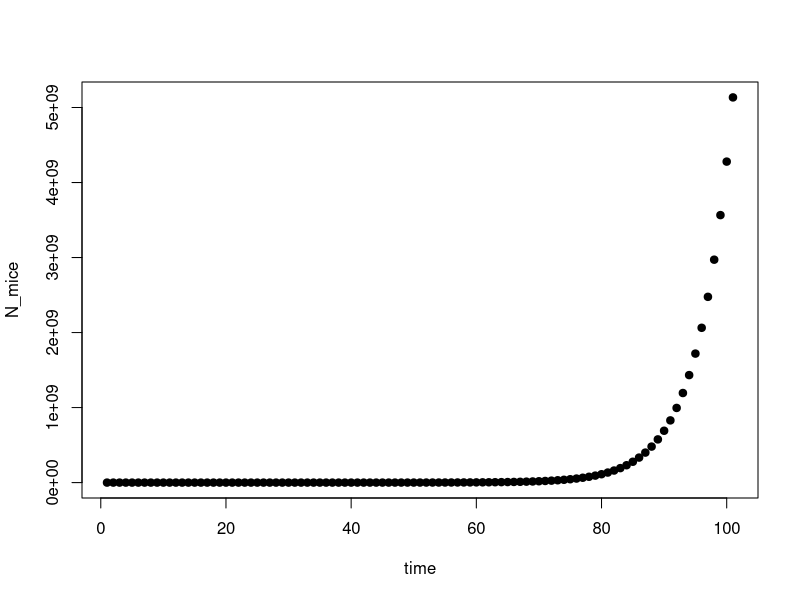
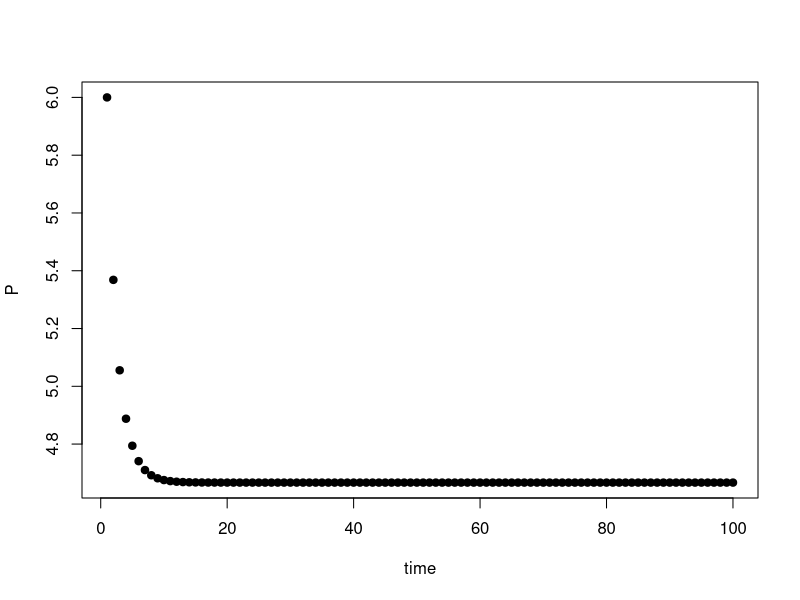
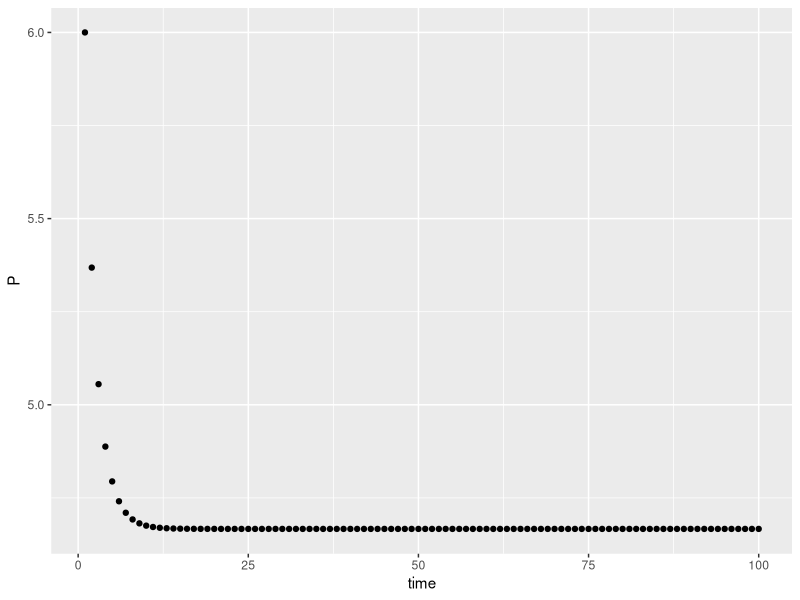
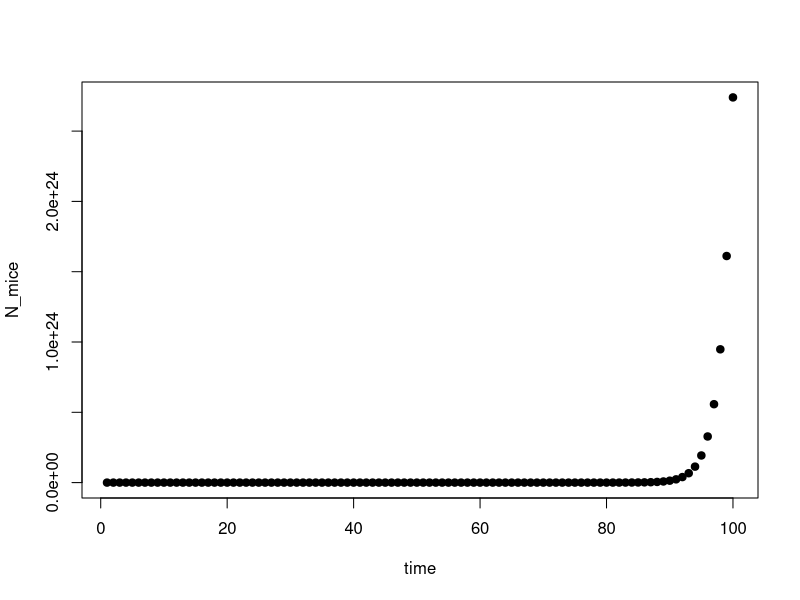
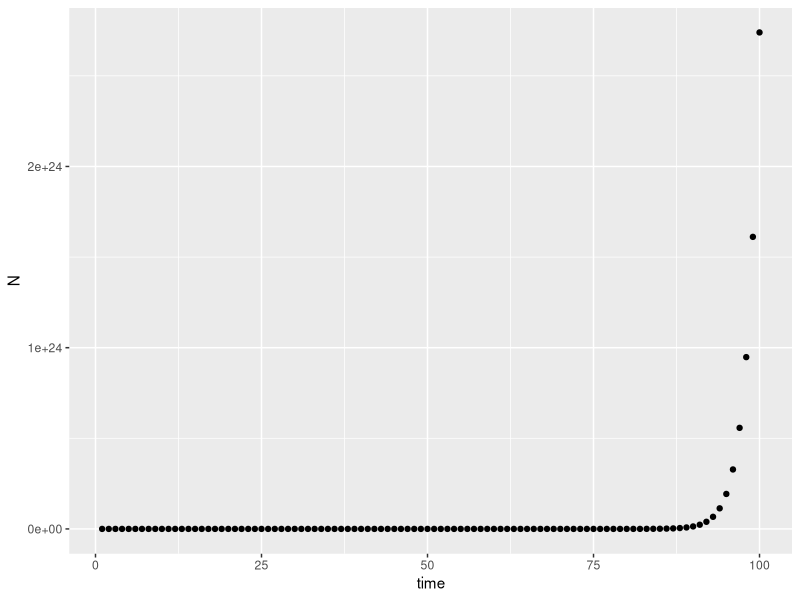
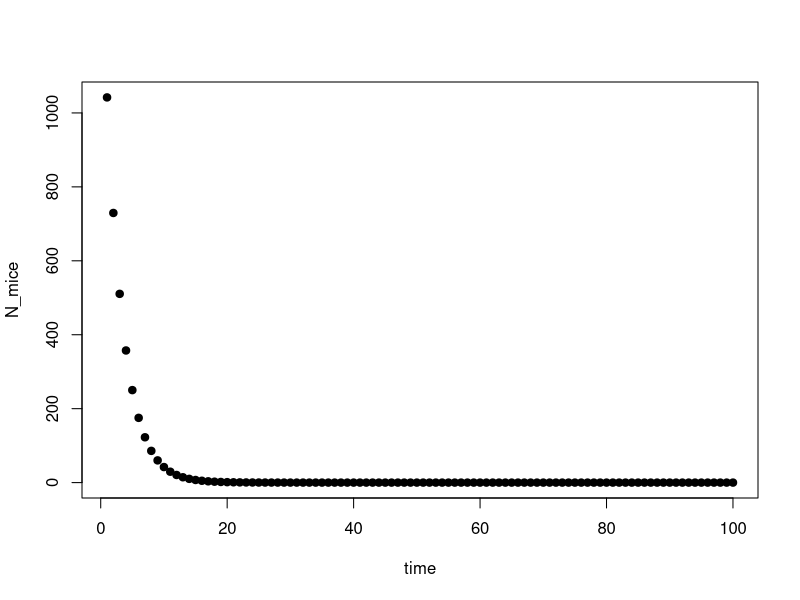
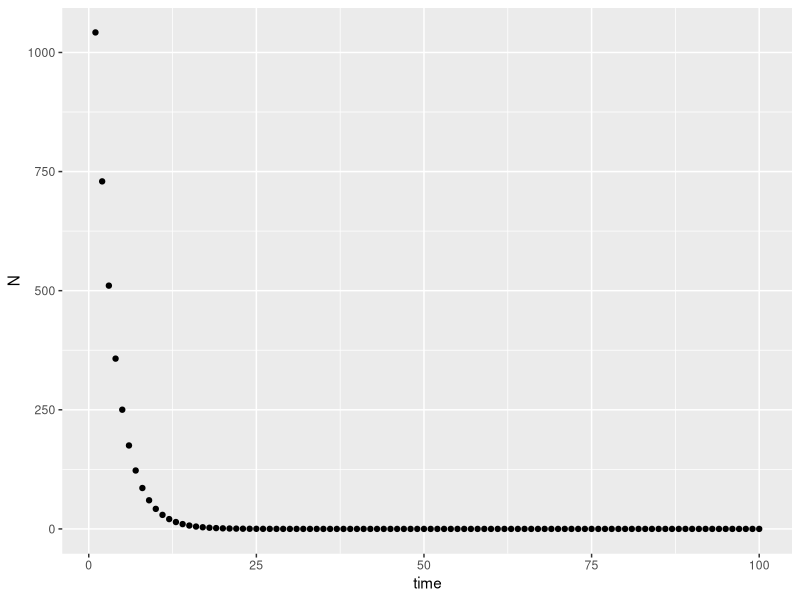
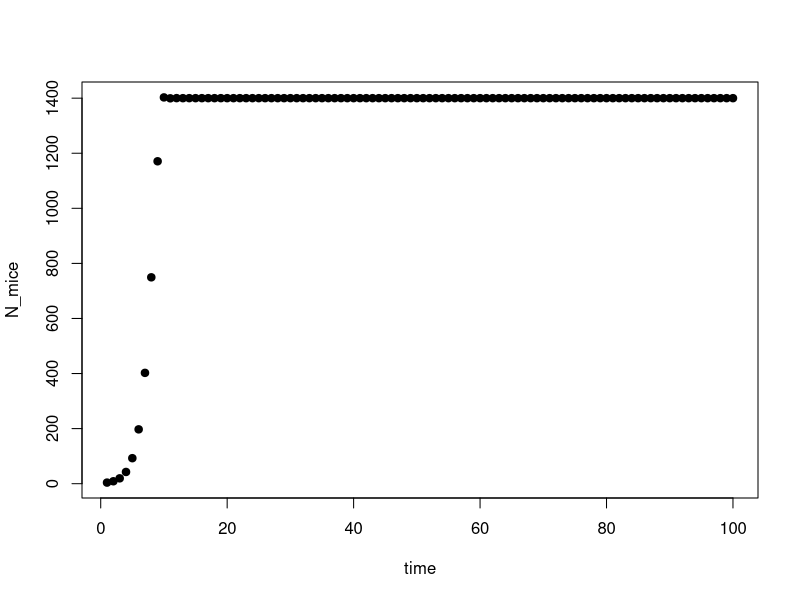

These charts were generated, in order, by the following R code:
## ---- chunk 1
knitr::opts_chunk$set(echo = TRUE)
library(ggplot2)
library(deSolve)
## ---- chunk 2
my_fun <- function(x,y){
  z <- x+y
  return(z)
}
my_fun(17,3)
## ---- chunk 3
my_fun(25,9)
## ---- chunk 4
times_seven <- function(x){
  z <- x*7
  return(z)
}
times_seven(17)
## ---- chunk 5
# note how the loop changes the value of the variable x for each iteration of the loop: first x=1 and 'print(x)' is executed. Then x=2, then x=3, and so on.
for (x in 1:5) {
    print(x)
}
## ---- chunk 6
for(i in 1:5){
  z <- i + 6
  print(z)
}
## ---- chunk 7
a <- rep(NA,5)
for(i in 1:5){
  a[i] <- i
}
a
## ---- chunk 8
b <- c("I","love","R")
for(i in 1:length(b)){
  print(b[i])
}
## ---- chunk 9
v <- c(1.6,3,8)
for(i in 1:length(v)){
  m <- 2.65 * v[i] ^ 0.9
  print(m)
}
## ---- chunk 10
## Step 1. Write values for the parameters in the model (and initial values of state variables)
# d - the *fraction* of mice in yard eaten by cat / day --> 0-1
d <- .7
# b - the *number* of mice born per mouse / day --> N (0-infinity)
b <- 3
# m - the *number* of mice arriving in the yard per day --> N (0-infinity)
m <- 4
# N0 - the initial number of mice in the yard when we begin the survey
Nt <- 42

## Step 2. Write a function that will calculate values of number of mice from one time step to the next.
mice <- function(Nt,d,b,m){
  Nt1 <- (1+b)*(1-d)*Nt + m
  return(Nt1)
}

## Step 3. Call the function
#mice(Nt,d,b,m)

## Step 4. Follow the mice population size over some time intervals
# N - a variable where we record the population size over time
N <- Nt

for(i in 1:100){
  Nt1 <- mice(Nt,d,b,m)
  N <- c(N,Nt1)
  Nt <- Nt1
}

#N
#plot(N)
plot(N,xlab="time",ylab="N_mice",pch=19,col="black")
dat <- as.data.frame(N)
dat$time <- as.numeric(rownames(dat))
#library(ggplot2)
#ggplot2::ggplot(dat,aes(time,N)) + geom_point()
## ---- chunk 11
# Step 1. Example parameters
b <- 1.7
c <- .15
Pt <- 6

# Step 2. Example equation function
example_equation_function <- function(b,c,Pt){
  Pt1 <- (b*Pt) / (1 + c*Pt)
  return(Pt1)
}

# Step 3. Make sure the function works
Pt1 <- example_equation_function(b,c,Pt)

# Step 4. Create a new variable to hold future values of P
P <- rep(NA,100)

# Step 5. Create a for loop to iteratively calculate P
P[1] <- Pt
for(i in 2:100){
  P[i] <- example_equation_function(b,c,Pt)
  Pt <- P[i]
}

# Step 6. Plot P over time
plot(P,xlab="time",ylab="P",pch=19,col="black")
dat <- as.data.frame(P)
dat$time <- as.numeric(rownames(dat))
library(ggplot2)
ggplot2::ggplot(dat,aes(time,P)) + geom_point()
## ---- chunk 12
## Step 1. Write values for the parameters in the model (and initial values of state variables)
# R - the population growth rate, expressed as the number of individuals that replace an individual in the population (where R=1 is each individual replacing itself, and therefore no change in population size over time) --> N (-infinity - infinity)
R <- 1.7
# N0 - the initial population size
N0 <- 42

## Step 2. Write a function that will calculate values of number of individuals from one time step to the next.
disc_exp <- function(R,N0){
  Nt1 <- R*N0
  return(Nt1)
}

## Step 3. Call the function
disc_exp(R,N0)

# Step 4. Create a new variable to hold future values of N
N <- rep(NA,100)

# Step 5. Create a for loop to iteratively calculate N
N[1] <- N0
for(i in 2:100){
  N[i] <- disc_exp(R,N0)
  N0 <- N[i]
}

# Step 6. Plot N over time
plot(N,xlab="time",ylab="N_mice",pch=19,col="black")
dat <- as.data.frame(N)
dat$time <- as.numeric(rownames(dat))

library(ggplot2)
ggplot2::ggplot(dat,aes(time,N)) + geom_point()
## ---- chunk 13
R <- 0.7
N0 <- 1042

N <- rep(NA,100)
N[1] <- N0
for(i in 2:100){
  N[i] <- disc_exp(R,N0)
  N0 <- N[i]
}
plot(N,xlab="time",ylab="N_mice",pch=19,col="black")
dat <- as.data.frame(N)
dat$time <- as.numeric(rownames(dat))

library(ggplot2)
ggplot2::ggplot(dat,aes(time,N)) + geom_point()
## ---- chunk 14
disc_log <- function(r,Nt=N0,K){
  Nt1 <- Nt + r*Nt*(1-Nt/K)
  return(Nt1)
}
## ---- chunk 15
# Step 1. parameters
r <- 1.21
K <- 1400
N0 <- 4

# Step 2. equation function
disc_log <- function(r,Nt=N0,K){
  Nt1 <- Nt + r*Nt*(1-Nt/K)
  return(Nt1)
}

# Step 3. Make sure the function works
Nt1 <- disc_log(r,N0,K)

# Step 4. Create a new variable to hold future values of N
N <- rep(NA,100)

# Step 5. Create a for loop to iteratively calculate N
N[1] <- N0
for(i in 2:100){
  N[i] <- disc_log(r,N0,K)
  N0 <- N[i]
}

# Step 6. Plot N over time
plot(N,xlab="time",ylab="N_mice",pch=19,col="black")
dat <- as.data.frame(N)
dat$time <- as.numeric(rownames(dat))

library(ggplot2)
ggplot2::ggplot(dat,aes(time,N)) + geom_point()
